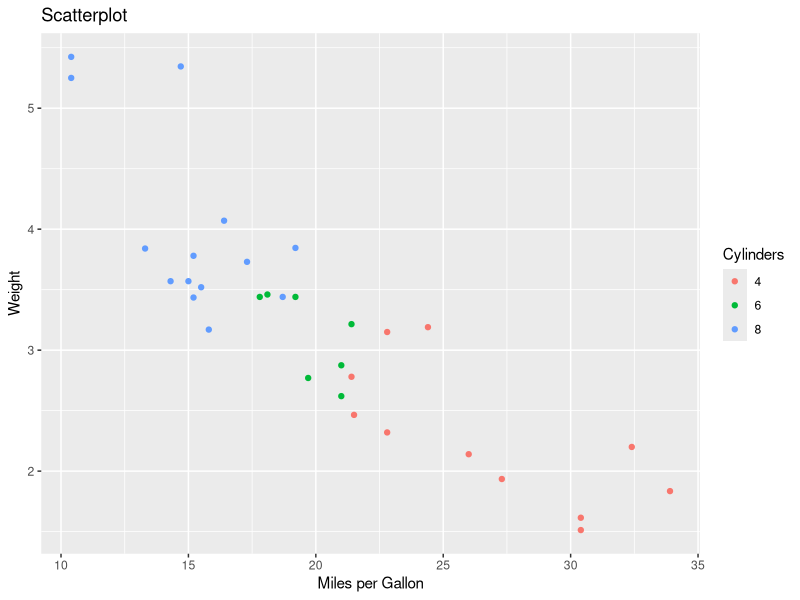

Write R code to recreate this figure.
#Scatter Plot using R
#CODE BY JATIN DHALL
library(ggplot2)
attach(mtcars)
#qplot(mpg,wt,data = mtcars)
#ggplot(mtcars,aes(x=mpg,y=wt)) + geom_point(shape = 19)
cylFactor<-factor(cyl)
#ggplot(mtcars,aes(x=mpg,y=wt,shape=cylFactor)) + geom_point()
#ggplot(mtcars,aes(x=mpg,y=wt,shape=cylFactor,color = cylFactor)) + geom_point()
#ggplot(mtcars,aes(x=mpg,y=wt,color=cyl)) + geom_point()
ggplot(mtcars,aes(x=mpg,y=wt,color=cylFactor)) + geom_point()+labs(color = "Cylinders") + 
                  xlab("Miles per Gallon") +
                  ylab('Weight') +
                  ggtitle("Scatterplot")